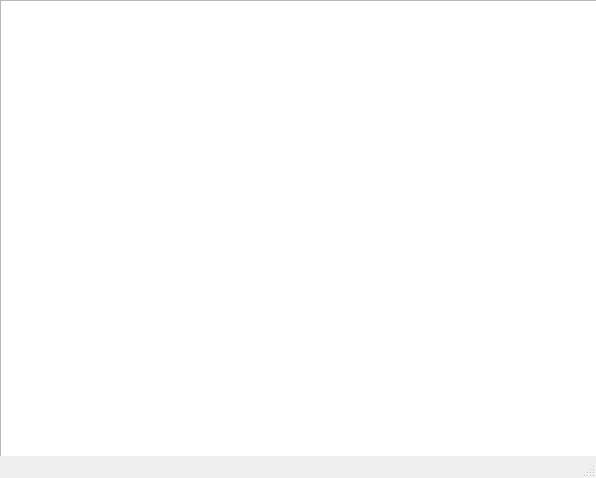
<?xml version="1.0" encoding="UTF-8"?>
<ui version="4.0">
 <class>MainWindow</class>
 <widget class="QMainWindow" name="MainWindow">
  <property name="geometry">
   <rect>
    <x>0</x>
    <y>0</y>
    <width>596</width>
    <height>478</height>
   </rect>
  </property>
  <property name="windowTitle">
   <string>MainWindow</string>
  </property>
  <widget class="QWidget" name="centralwidget">
   <widget class="QTableWidget" name="tableWidget">
    <property name="geometry">
     <rect>
      <x>0</x>
      <y>0</y>
      <width>601</width>
      <height>461</height>
     </rect>
    </property>
   </widget>
  </widget>
  <widget class="QMenuBar" name="menubar">
   <property name="geometry">
    <rect>
     <x>0</x>
     <y>0</y>
     <width>596</width>
     <height>21</height>
    </rect>
   </property>
  </widget>
  <widget class="QStatusBar" name="statusbar"/>
 </widget>
 <resources/>
 <connections/>
</ui>
